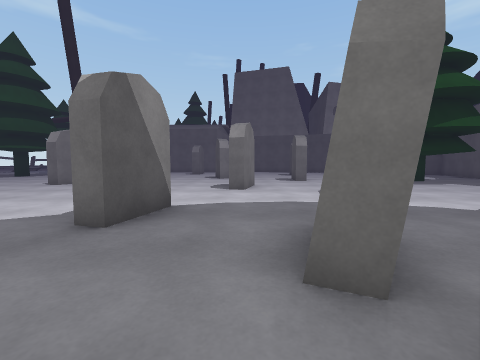
[1] (above)

16 first-person views from a walk through a scene from a Unity 3-D project. The camera is 1.5 m above the floor, tilts 4° down and sees 90° across. The floor is counted in squares, 2 m on a side. Each view is taken from the middle of a square. On the plan, view 1 faces up. The plan holds only what a view shows up to about 9 squares ahead; the rest is blank. The place goes on beyond the plan. Some animated figures are left out. Surface patterns are stand-ins for the level's own textures.

[2]
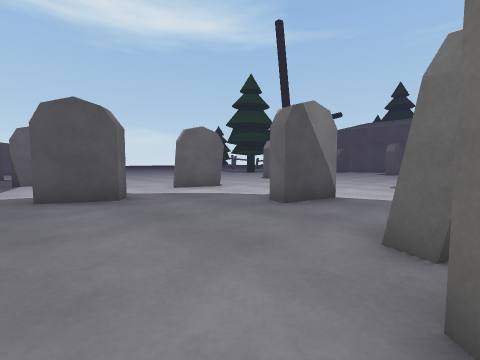

[3]
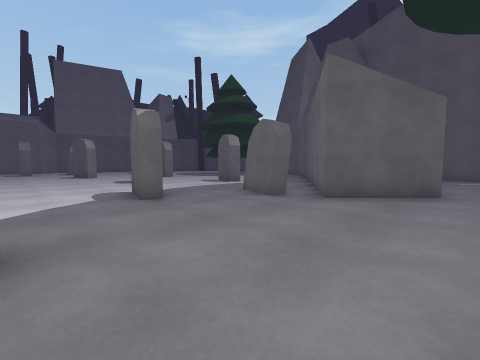

[4]
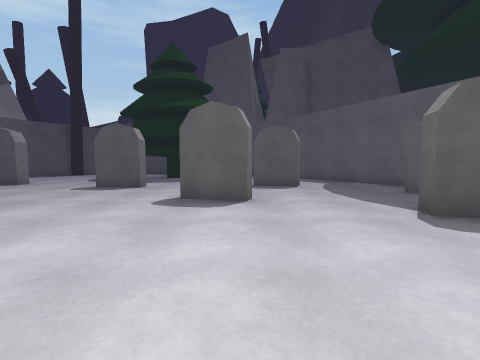

[5]
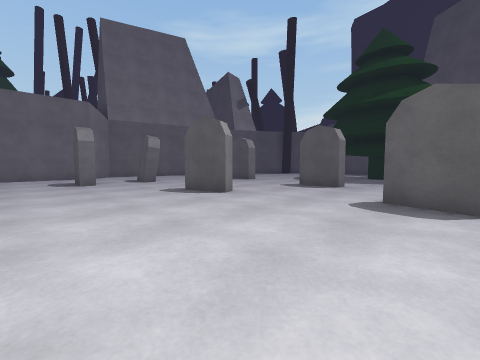

[6]
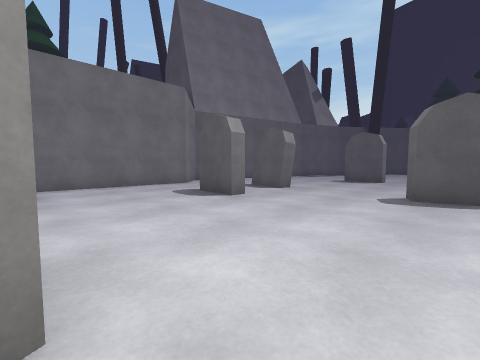

[7]
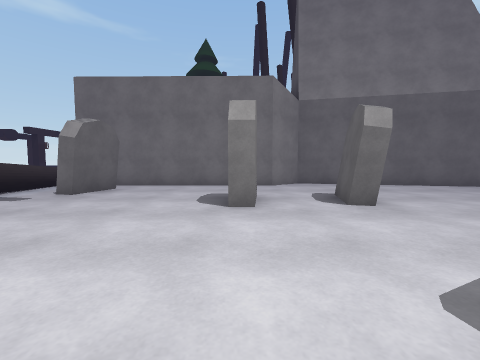

[8]
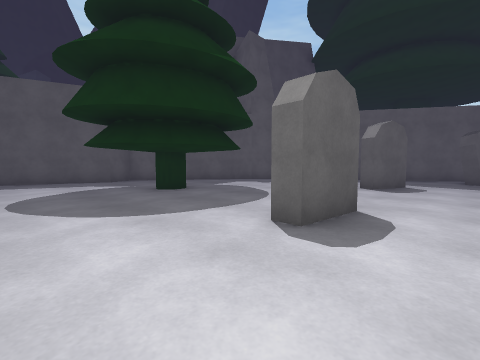

[9]
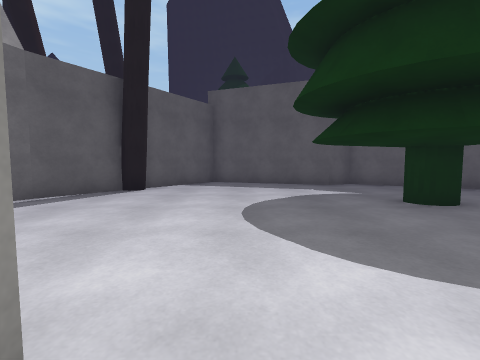

[10]
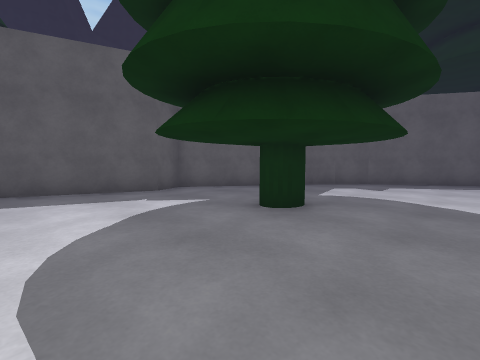

[11]
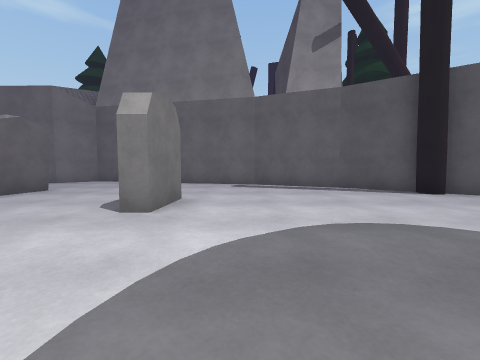

[12]
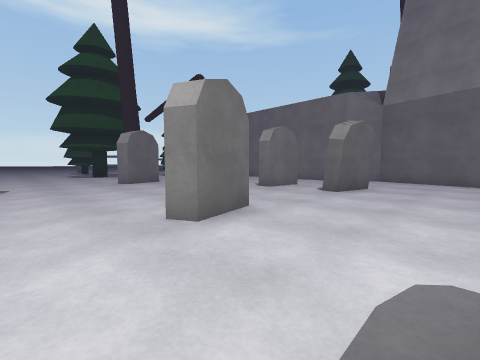

[13]
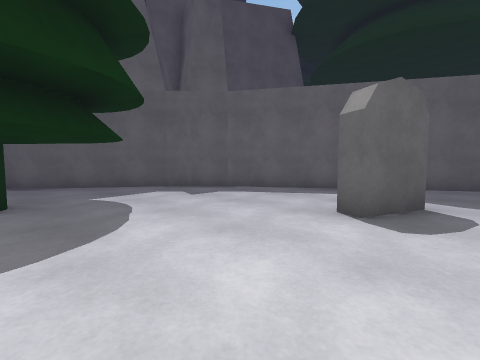

[14]
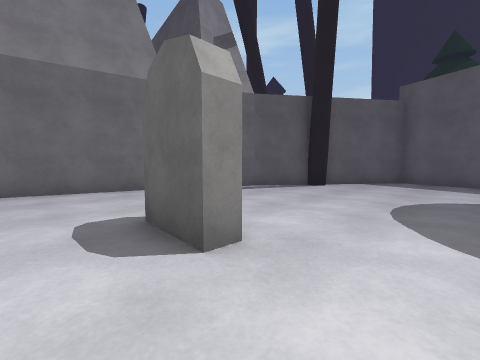

[15]
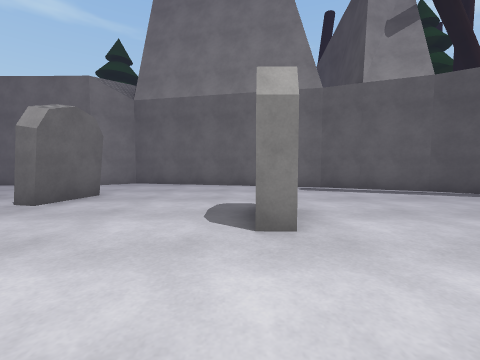

[16]
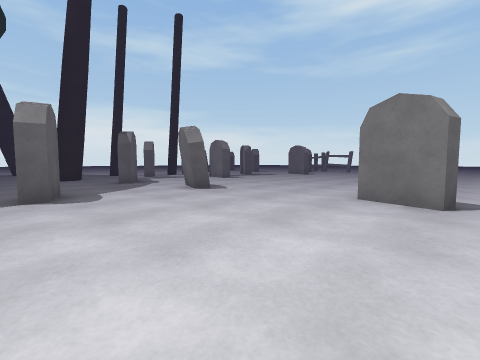

### Floor plan
Key: @ floor where view 1 was taken; # wall or solid block; . floor.
Columns run from 7 left of view 1 to 13 right of it. Each row starts with its distance up from view 1.
 21      ######
 20 ######....#####
 19 #.............###
 18 #...............##
 17 ....#.#..........###
 16 ...........#.......##
 15 ...........#........#
 14 #...................#
 13 #.....#............##
 12 ......#............#
 11 ..........#........#
 10 ...............#...#
  9 .#................##
  8 .......#..........#
  7 .......#.........##
  6 ..........#.....##
  5 ..........#....##
  4 ..#...#.......##
  3 ..#..##.....###
  2 ........#..##
  1   .......###
  0   ##...@###
 -1   ........#.....
 -2    .............

Positions as (right, up) in squares from view 1, and headings:
1: (0, 0), facing up
2: (1, -1), facing up-left
3: (-4, -2), facing up-right
4: (-5, 7), facing right
5: (-5, 7), facing up-right
6: (-7, 12), facing up-right
7: (-3, 12), facing up
8: (1, 14), facing down-right
9: (3, 14), facing right
10: (5, 14), facing down-right
11: (5, 11), facing up
12: (2, 10), facing up-left
13: (2, 10), facing down-right
14: (2, 13), facing up-right
15: (3, 12), facing up
16: (-1, 10), facing down-left
